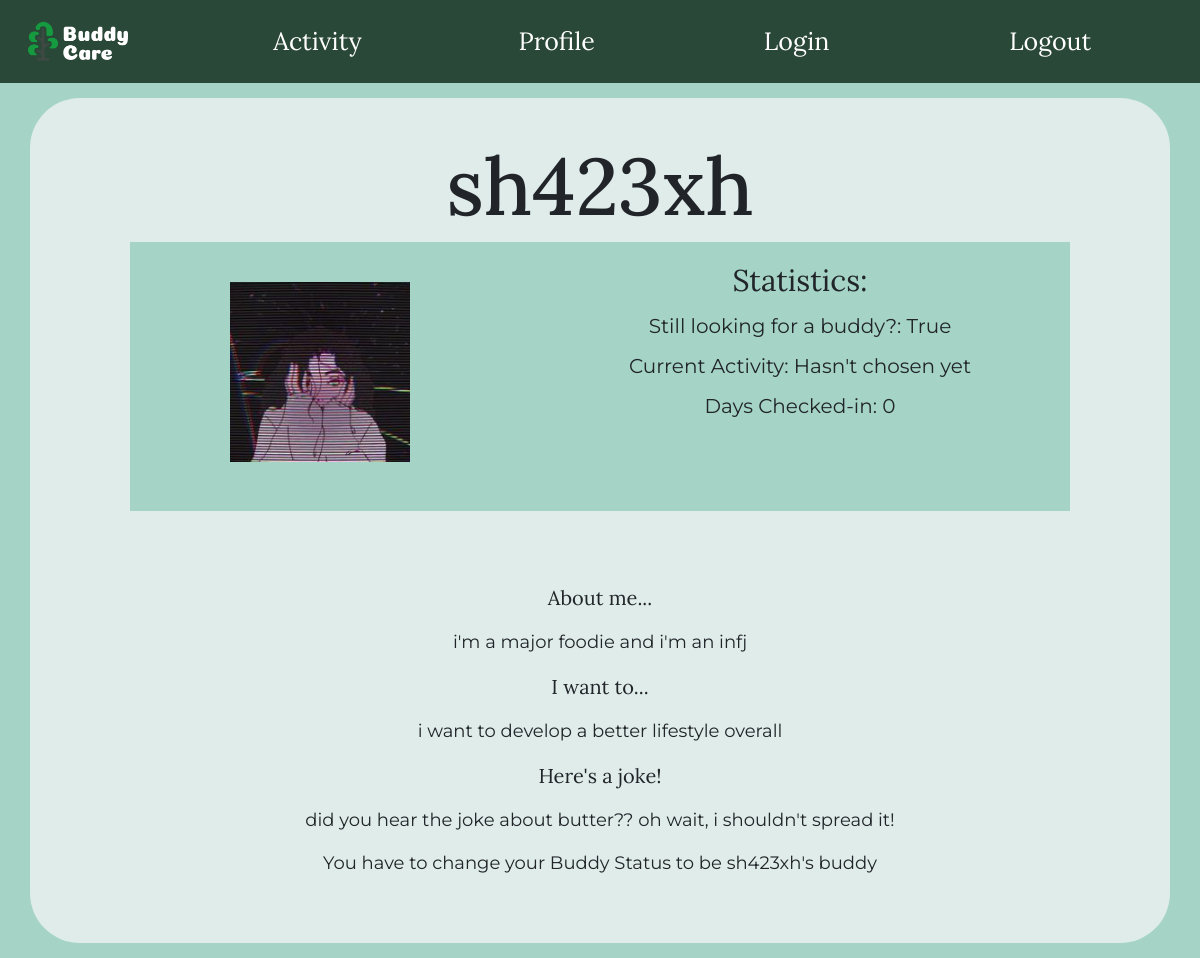
Page /sh423xh (signed in) on the committed database.
### main.py (models this page shows, shortened)
class User(db.Model):
    id = db.Column("id", db.Integer, primary_key= True)
    username = db.Column("username", db.String(100))
    password = db.Column("password", db.String(100))
    bud = db.Column("bud", db.Boolean)
    activity = db.Column("activity", db.String(100))
    streak = db.Column("streak", db.Integer, primary_key=True)
    bio = db.Column("bio", db.String(300))
    achieve = db.Column("achieve", db.String(300))
    joke = db.Column("joke", db.String(200))
    budName = db.Column("buddy",db.String(200))
    image_file = db.Column("img", db.String(100), default="sunflowers.jpg")

### main.py (the view, shortened to what this page needs)
@app.route('/<name>', methods=['POST','GET'])
def viewBuddy(name):
    if not 'name' in session:
        flash("You need to login first!")
        return render_template("index.html",userFound=False)
    buddy = User.query.filter_by(username=name).first()
    user = User.query.filter_by(username=session['name']).first()
    if buddy == None:
        flash("No Buddy!")
        return render_template("index.html",userFound=False)
    if request.method=='POST' and request.form['button'] == 'Change Buddies':
        flash("You have to remove your current buddy to change buddies!")
    return render_template("buddy.html", buddy=buddy, user=user)

### main.py (called while the page is built)
@app.before_request
def before_request():
    g.user = None
    if User:
        if 'name' in session and not(session['name'] == None):
            user = User.query.filter_by(username = session['name']).first()
            g.user = user

### templates/buddy.html (shortened to what this page needs)
{% extends "base.html" %}
{% block content %}
<head>
  </head>
  <body>
    <div class="container">
      <h1 class="title">{{buddy.username}}</h1>
      <div class="image" class="left" style="float: left; padding: 0 20px 20px 0;; width: 200px; overflow: hidden; height: 200px; display: block; margin: 40px 100px 40px">
        <img src= "static/images/{{ buddy.image_file }}" class="image" alt="default">
      </div>
      <div class="textContainer">
        <h2 class="subtitle">
          <p class="systemText">Statistics:</p>
          <p class="userText">Still looking for a buddy?: {{buddy.bud}}</p>
          <p class="userText">
          {% if buddy.activity %}
            Current Activity: {{buddy.activity}}
          {% else %}
            Current Activity: Hasn't chosen yet
          {% endif %}</p>
          <p class="userText">Days Checked-in: {{buddy.streak}}</p>
          <br>
        </h2>
      </div><br>
      <div>
        <br><br>
        <b><p class="about">About me...</p></b><p class="answers">{{buddy.bio}}</p>
        <b><p class="about">I want to...</p></b><p class="answers">{{buddy.achieve}}</p>
        <b><p class="about">Here's a joke!</p></b><p class="answers">{{buddy.joke}}</p>
      </div>
        {% if buddy.bud and user.bud %}
          <form method="POST">
            <input type="submit" class="btn btn-outline-dark" name="button" value="Be Buddies"/></a>
          </form>
        {% elif buddy.bud and user.budName %}
          <form method="POST">
            <input type="submit" class="btn btn-outline-dark" name="button" value="Change Buddies"/></a>
          </form>
        {% elif buddy.bud %}
          <p>You have to change your Buddy Status to be {{buddy.username}}'s buddy</p>
        {% else %}
          <form method="POST" action="/profile">
              <a href="/profile"><input type="submit" class="btn btn-outline-dark" name="button" value="Remove Buddy"/></a>
          </form>
        {% endif %}
    </div>
  </body>
{% endblock %}

### static/style.css (style rules this page uses)
body { margin: 0; font-family: 'Lora'; text-shadow: border; background-color: rgb(165, 212, 199) }
.answers { font-family: 'Montserrat'; text-align:center; }
.container { margin-top: 15px; margin-bottom: 15px; padding-top: 40px; padding-right: 100px; padding-bottom: 50px; padding-left: 100px; text-align: center; background-color: rgba(241, 244, 245, 0.769); border-radius: 50px 50px 50px 50px; vertical-align: center; }
.textContainer { font-family: 'Lora'; font-size: 160%; font-weight: 400; padding-top: 20px; padding-right: 0px; padding-bottom: 20px; padding-left: 80px; text-align: center; background-color: rgb(165, 212, 199) }
.title { font-size: 80px; }
p { font-family: 'Montserrat'; font-style: bold; font-size: 18px; font-weight: 400; }
.subtitle { font-family: 'Lora'; font-size: 160%; font-weight: 400; }
.systemText { font-family: 'Lora'; font-size: 30px; font-weight: 400; }
.userText { font-family: 'Montserrat'; font-style: bold; font-size: 20px; font-weight: 400; text-align: center; vertical-align: middle; }
.image { width: 200px; height: 200px; overflow: hidden; display: block; margin: 0 auto; float: left; padding: 0 20px 20px 0; }
.about { font-family: 'Lora'; text-align:center; font-size:20px }

### rows in the picture
User: username "sh423xh", image_file (picture), bud "True", streak "0", bio "i'm a major foodie and i'm an infj", achieve "i want to develop a better lifestyle overall", joke "did you hear the joke about butter?? oh wait, i shouldn't spread it!"
